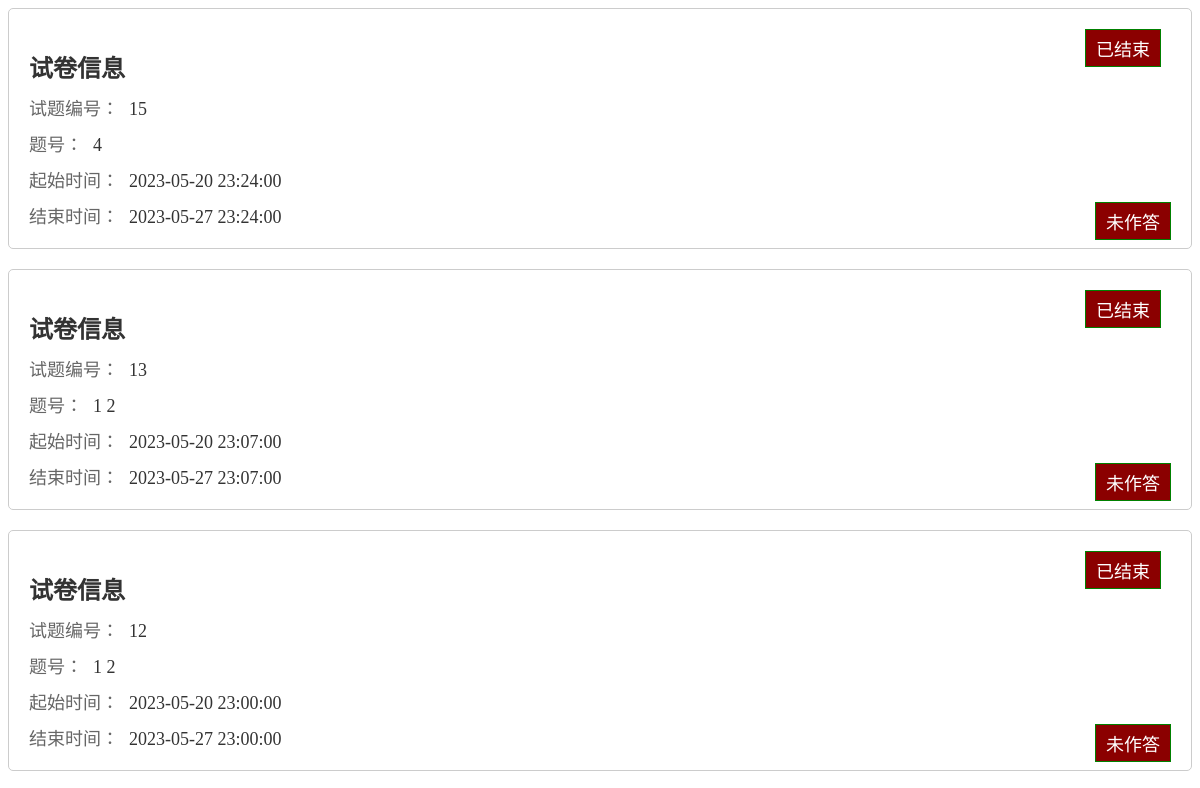
The page /PhpProject1/users/inspect.php (upper part) on the database as committed earlier.
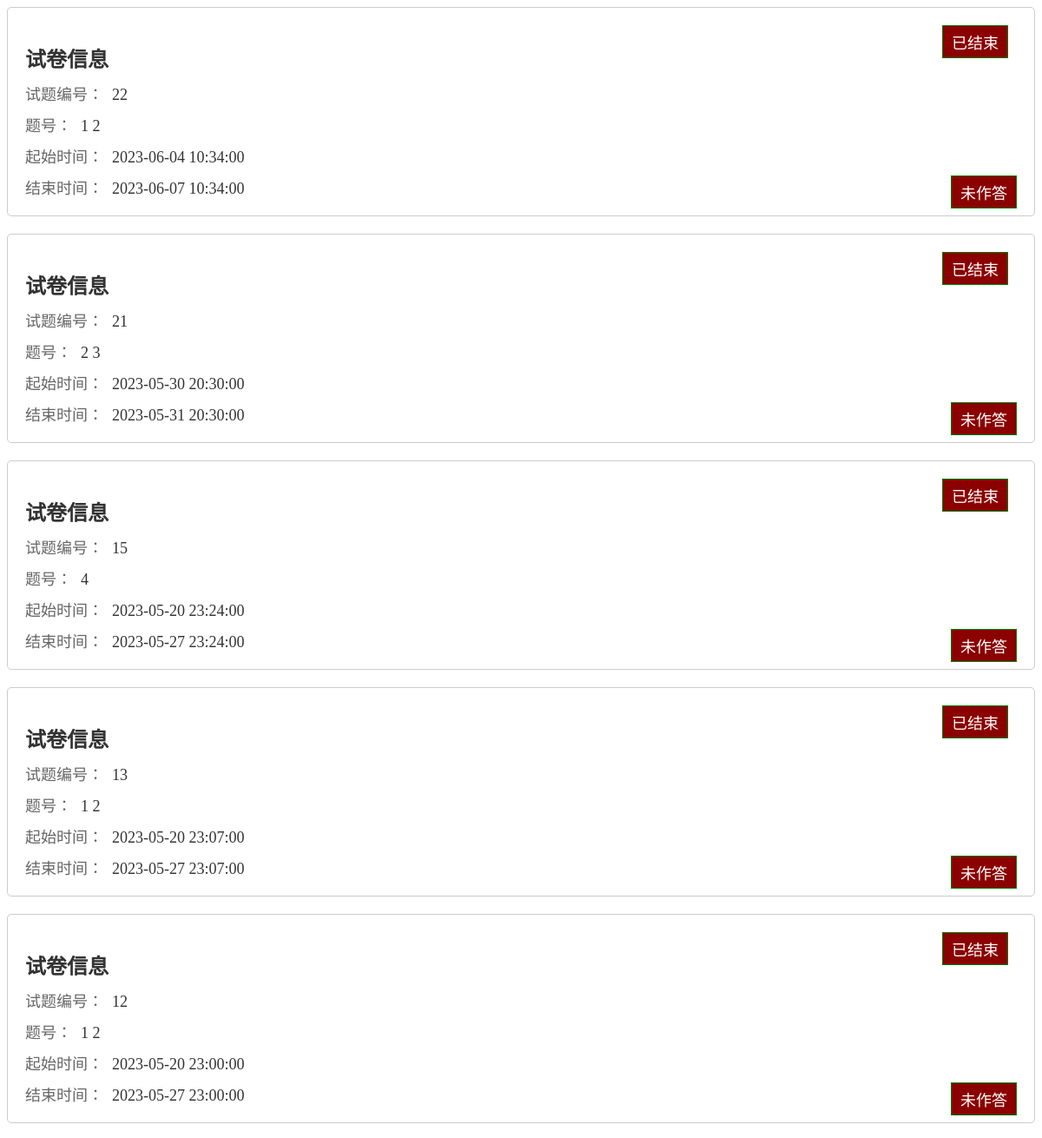
The same page on the database as committed later.
### tables this page shows
CREATE TABLE `paper` (
  `no` varchar(20) NOT NULL,
  `num` varchar(20) NOT NULL,
  `start` varchar(20) NOT NULL,
  `end` varchar(20) NOT NULL
);

### PhpProject1/users/inspect.php (the view, shortened to what this page needs)
<head>
</head>
<?php
$servername = 'localhost';
$username = 'root';
$password = '';
$dbname = 'sgm';
$conn = new mysqli($servername, $username, $password, $dbname);
$sql=" select distinct no from paper  order by end desc";
$result=$conn->query($sql);
while ($row = mysqli_fetch_assoc($result)) {
$no=$row["no"];
$sqll=" select * from paper where $no=no  ";
$sc=NULL;
$res=$conn->query($sqll);
$slicedArray = array();
while ($ro = mysqli_fetch_assoc($res)) {
    $key = $ro["num"];
    $slicedArray[$key] = $key;
    $startDateTime=$ro["start"];
    $endDateTime=$ro["end"];
}
$time= date('Y-m-d H:i:s', strtotime('+6 hours'));
echo '<div style="background-color: white; padding: 20px; margin-bottom: 20px; border: 1px solid #ccc; border-radius: 5px;">';
if($time<=$endDateTime && $time>=$startDateTime){
    if(isset($sc)==FALSE)
    {
    $_SESSION["time"]=$time;
    ?>
   <form action="paper.php" method="post" >
    <input type="hidden" name="no"  value="<?php echo $no; ?>">
    <button type="submit" class="kaoshi">进入考试</button>
   </form>
<?php
    }else {
      echo '<span style="font-size: 18px; color: white; margin-right: 10px; border: 1px solid green; background-color: green; padding: 5px 10px; float: right;">已完成考试</span>';
     }
}  else {
    echo '<span style="font-size: 18px; color: white; margin-right: 10px; border: 1px solid green; background-color: darkred; padding: 5px 10px; float: right;">已结束</span>';
}
echo '<h2 style="font-size: 24px; color: #333; margin-bottom: 10px;">试卷信息</h2>';
echo '<div style="margin-bottom: 10px;">';
echo '<span style="font-size: 18px; color: #666; margin-right: 10px;">试题编号：</span>';
echo '<span style="font-size: 18px; color: #333;">' . $no . '</span>';
echo '</div>';
echo '<div style="margin-bottom: 10px;">';
echo '<span style="font-size: 18px; color: #666; margin-right: 10px;">题号：</span>';
echo '<span style="font-size: 18px; color: #333;">';
foreach ($slicedArray as $key => $value) {
    echo $value . '  ';
}
echo '</span>';
echo '</div>';
echo '<div style="margin-bottom: 10px;">';
echo '<span style="font-size: 18px; color: #666; margin-right: 10px;">起始时间：</span>';
echo '<span style="font-size: 18px; color: #333;">' . $startDateTime . '</span>';
echo '</div>';
echo '<div>';
echo '<span style="font-size: 18px; color: #666; margin-right: 10px;">结束时间：</span>';
echo '<span style="font-size: 18px; color: #333;">' . $endDateTime . '</span>';
if(isset($sc)){
    echo '<span style="font-size: 18px; color: white; margin-right: 10px; border: 1px solid green; background-color: green; padding: 5px 10px; float: right;">'.$sc.'</span>';
}  else {
    echo '<span style="font-size: 18px; color: white; border: 1px solid green; background-color: darkred; padding: 5px 10px; float: right;">未作答</span>';
}
echo '</div>';
echo '</div>';
}
?>

Rows that differ between the two databases and show on the page:
added paper: start "2023-06-04 10:34:00", end "2023-06-07 10:34:00"
added paper: start "2023-05-30 20:30:00", end "2023-05-31 20:30:00"
Other text that changed with them:
new list line: "已结束 试卷信息 试题编号： 22 题号： 1 2 起始时间： 结束时间： 未作答"
new list line: "已结束 试卷信息 试题编号： 21 题号： 2 3 起始时间： 结束时间： 未作答"
